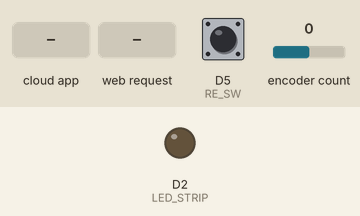
This sketch was run on a simulated ESP8266 (Wemos D1 mini). On the bench: output pins drawn as LEDs (lit = HIGH). Dashed ring = blinking. Inputs (shaded band) come from the test bench; at power-on: D5 (RE_SW) HIGH, encoder count 0. WiFi joins after 1.5 s; servers stay silent unless stated; not simulated (calls return 0 or success): secret.h; what the sketch prints to the serial monitor is not drawn.

Above: at 2.7 s.
2.8 s: the phone or cloud app sets switch.one to 0
At 3.6 s:
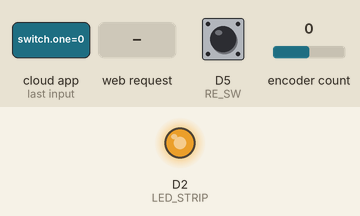
4.3 s: HTTP request GET /toggle received
At 4.7 s:
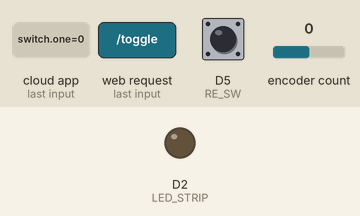
5.8 s: D5 (RE_SW) pulled LOW for 3.2 s
At 6.2 s:
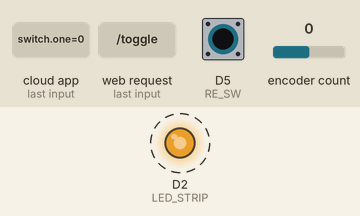
10.5 s: encoder count set to 1
At 11.7 s:
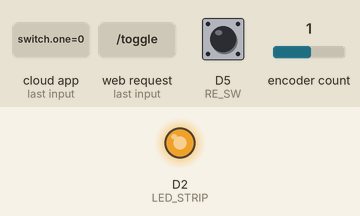
12.0 s: the phone or cloud app sets switch.one to 1
At 13.0 s:
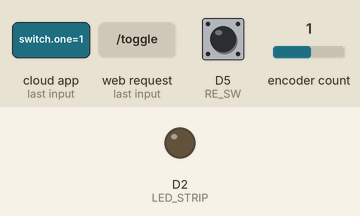
Timing chart, 0 to 15.0 s (numbered marks = the images above; inputs shaded):
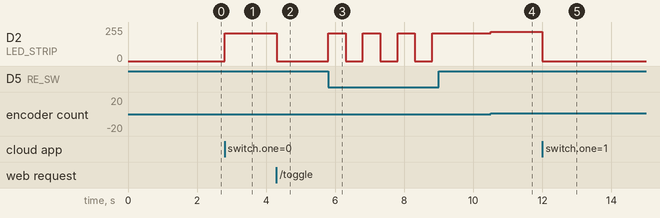

Measured:
- after the input at 2.8 s, D2 (LED_STRIP): 0/255 → 210/255 at once
- after the input at 4.3 s, D2 (LED_STRIP): 210/255 → 0/255 at once
- after the input at 5.8 s, D2 (LED_STRIP): alternates 210/255 for 0.50 s and 0/255 for 0.50 s, 7 changes in all, then stays 210/255, starting at once
- after the input at 10.5 s, D2 (LED_STRIP): 210/255 → 220/255 at once
- after the input at 12.0 s, D2 (LED_STRIP): 220/255 → 0/255 at once

The sketch:

LedStripWifiFaux.ino
```cpp
/*******************************************************************
    A project for controlling a 12V LED strip using an ESP8266

    Features:
    - LED strip can be toggled using the rotary encoder button
    - The LED strip brightness can be adjusted using a rotary encoder
    - LED strip can be controlled by Webpage
    - Can be controlled by Alexa

    Main Hardware:
    - Wemos D1 Mini (or any ESP8266)
    - 12V LED strip
    - IRLB8721 Mosfet
    - Rotary Encoder

    Written by Brian Lough
 *******************************************************************/

#include <ESP8266WiFi.h>

#include <WiFiClient.h>
#include <ESP8266WebServer.h>
#include <ESP8266mDNS.h>

// ----------------------------
// Additional Libraries - each one of these will need to be installed.
// ----------------------------

#include <Encoder.h>
// For interfacing with the rotary encoder
// Available on the library manager (Search for "Encoder")
// https://github.com/PaulStoffregen/Encoder

#include "fauxmoESP.h"

#include "secret.h"


const char* ssid = SSID_MAIN;
const char* password = WIFI_PASSWORD;

// prototypes
boolean connectWifi();

#define LED_STRIP D2

// Rotary Encoder Pins
#define RE_SW D5
#define RE_DT D6
#define RE_CLK D7

ESP8266WebServer server(80);

Encoder myEnc(RE_DT, RE_CLK);

fauxmoESP fauxmo;

int pushButtonCoolDownDue = 0;
int brightness = 200;
boolean isLedsOn = false;

long oldPosition  = -999;

const char *webpage =
#include "webPage.h"
  ;

void handleRoot() {
  server.send(200, "text/html", webpage);
}

void handleBrightness() {

  Serial.println("Handle Brightness");
  for (uint8_t i=0; i<server.args(); i++){
    if(server.argName(i) == "level") {
      brightness = server.arg(i).toInt();
      Serial.print("Setting brtightness to: ");
      Serial.println(brightness);
    }
  }
  server.send(200, "text/html", "Set Brightness");
}

void setup() {

  Serial.begin(115200);

  WiFi.begin(ssid, password);
  Serial.println("");
  // Wait for connection
  while (WiFi.status() != WL_CONNECTED) {
    delay(500);
    Serial.print(".");
  }
  Serial.println("");
  Serial.print("Connected to ");
  Serial.println(ssid);
  Serial.print("IP address: ");
  Serial.println(WiFi.localIP());

  if (MDNS.begin("esp8266")) {
    Serial.println("MDNS Responder Started");
  }

  server.on("/", handleRoot);

  server.on("/toggle", []() {
    Serial.println("got toggle");
    toggleLed();
    server.send(200, "text/plain", "toggled");
  });

  server.on("/brightness", handleBrightness);

  pinMode(LED_STRIP, OUTPUT);
  pinMode(RE_SW, INPUT_PULLUP);

      // You can enable or disable the library at any moment
    // Disabling it will prevent the devices from being discovered and switched
    fauxmo.enable(true);

    // Add virtual devices
    fauxmo.addDevice("switch one");

    fauxmo.onSetState([](unsigned char device_id, const char * device_name, bool state) {
        Serial.printf("[MAIN] Device #%d (%s) state: %s\n", device_id, device_name, state ? "ON" : "OFF");
        toggleLed();
    });

    // Callback to retrieve current state (for GetBinaryState queries)
    fauxmo.onGetState([](unsigned char device_id, const char * device_name) {
        return true;
    });

  server.begin();
}

void toggleLed() {
  if (isLedsOn) {
    isLedsOn = false;
    analogWrite(LED_STRIP, 0);
    digitalWrite(LED_STRIP, LOW);
  } else {
    isLedsOn = true;
    analogWrite(LED_STRIP, brightness);
  }
}

// the loop function runs over and over again forever
void loop() {
  fauxmo.handle();
  server.handleClient();

  int time = millis();
  if (time > pushButtonCoolDownDue) {
    if (digitalRead(RE_SW) == LOW) {
      toggleLed();
      pushButtonCoolDownDue = time + 500;
    }

    if (isLedsOn) {
      long newPosition = myEnc.read();
      if (newPosition > oldPosition) {
        brightness += 10;
        if (brightness > 1023)
        {
          brightness = 1020;
        }
      } else if (newPosition < oldPosition) {
        brightness -= 10;
        if (brightness < 10)
        {
          brightness = 10;
        }
      }

      oldPosition = newPosition;
      analogWrite(LED_STRIP, brightness);
    }
  }
}
```

webPage.h
```cpp
R"(

<!DOCTYPE html>
<html>
  <head>
    <meta charset="utf-8">
    <meta http-equiv="X-UA-Compatible" content="IE=edge">
    <meta name="viewport" content="width=device-width, initial-scale=1">
    <link rel="stylesheet" href="https://maxcdn.bootstrapcdn.com/bootstrap/3.3.7/css/bootstrap.min.css">
    <link rel="stylesheet" href="//code.jquery.com/ui/1.12.1/themes/base/jquery-ui.css">
  </head>
  <body>
    <div class="container-fluid">
      <div class="col-xs-12" >
        <button id="toggle" type="button" class="btn btn-default" style="width: 100%; margin-top: 2em" onClick='makeAjaxCall("toggle")' > Toggle LED </button>
      </div>
      <div class="col-xs-12" >
        <!-- <input id="brightness" style="width: 100%; margin-top: 2em" type="range" min="10" max="1020"> -->
        <div style="margin: 10px" id="slider"></div>
      </div>
    </div>
    <script src="https://ajax.googleapis.com/ajax/libs/jquery/1.12.4/jquery.min.js"></script>
    <script src="https://code.jquery.com/ui/1.12.0/jquery-ui.min.js"></script>
    <script src="https://maxcdn.bootstrapcdn.com/bootstrap/3.3.7/js/bootstrap.min.js"></script>
    <script> function makeAjaxCall(url){$.ajax({"url": url})}</script>
    <script>
      $( function() {
         $( "#slider" ).slider({
          value: 200,
          min: 10,
          max: 1020,
          step: 10,
          stop: function( event, ui ) {
            $.ajax({"url": "brightness?level=" + ui.value })
          }
      });
      });
    </script>
  </body>
</html>

)"
```
